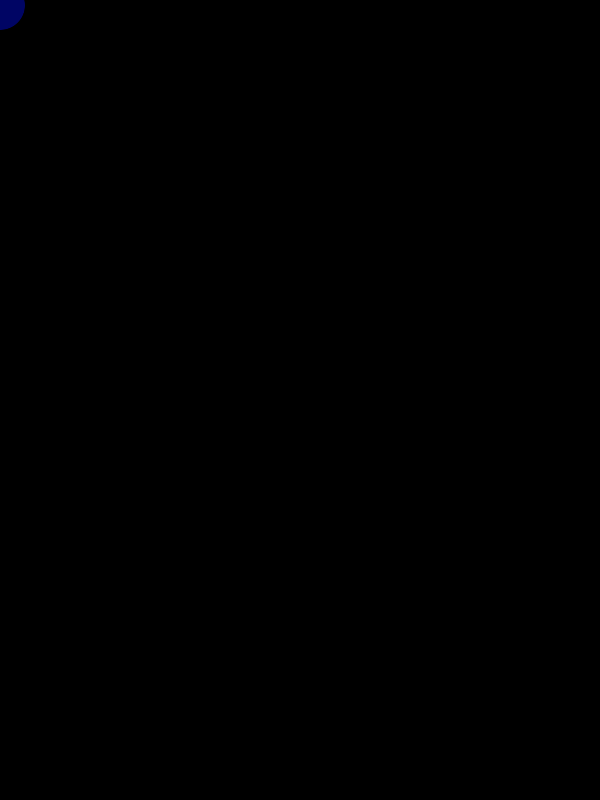
Frame 1 (no input)
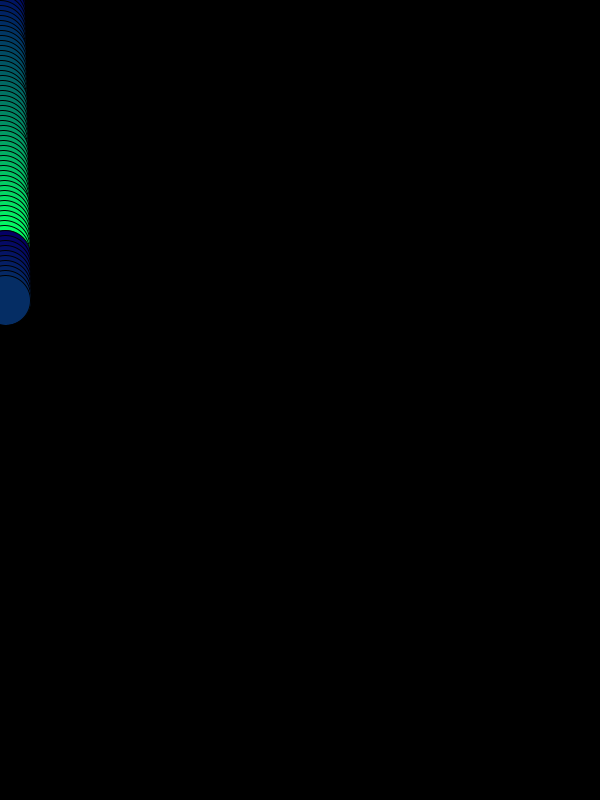
Frame 60 (the mouse pressed at the canvas centre just before this capture)
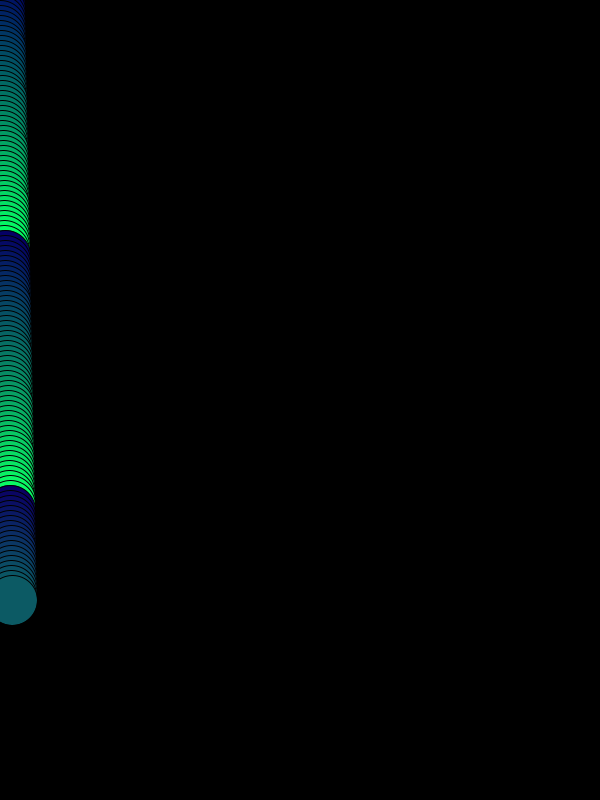
Frame 120 (the mouse held since frame 60 and released just before this capture)

The Processing sketch that drew these frames (run headless with seeded random() and noise(); from frame 60 on, the mouse is pressed at the canvas centre):

// Processing sketch: falling_circles
// ── falling_circles.pde
void setup() {
  size(600, 800);
  background(0);
}

float x = 0;
float y = 0;

void draw() {
  x += .1;
  y += 5;
  fill(x % 255, y % 255, 100);
  ellipse(x, y, 50, 50);
  if (y == 850) {
    y = 0;
    x += 20;
  }
} 
